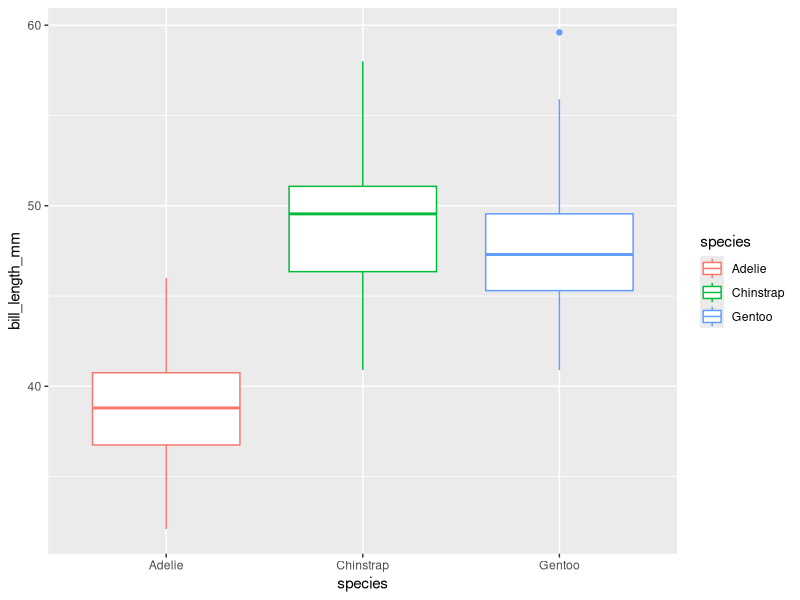
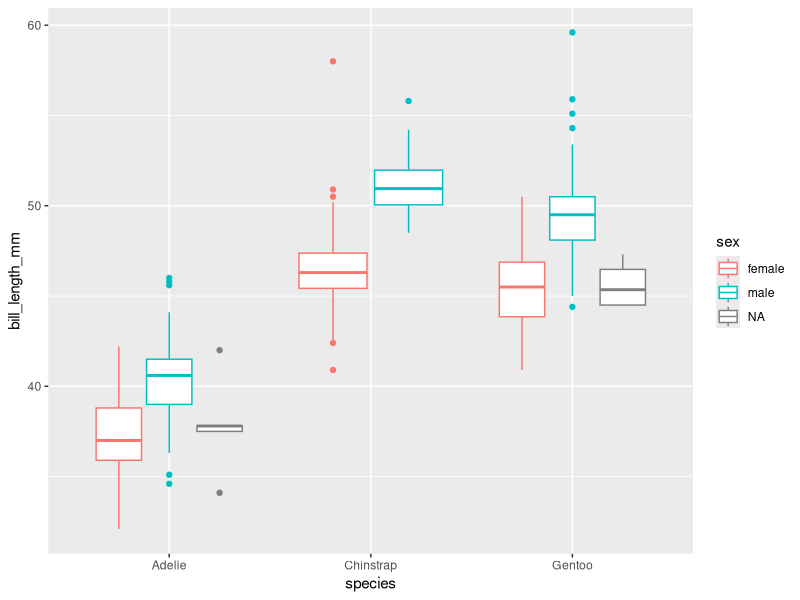

Here is the R script that generated these plots, in order:
## ---- chunk 1
knitr::opts_chunk$set(echo = FALSE)
## ---- chunk 2
library(tidyverse)
library(knitr)
library(palmerpenguins)
library(ggplot2)
## ---- chunk 3
ggplot(data = penguins) +
  geom_boxplot(mapping = aes(x = species, y = bill_length_mm, color = species))
## ---- chunk 4
ggplot(data = penguins) +
  geom_boxplot(mapping = aes(x = species, y = bill_length_mm, color = sex))
